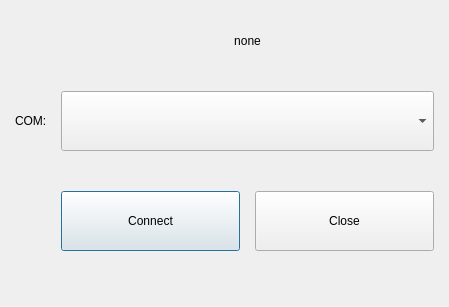
<?xml version="1.0" encoding="UTF-8"?>
<ui version="4.0">
 <class>mconnectDlg</class>
 <widget class="QDialog" name="mconnectDlg">
  <property name="geometry">
   <rect>
    <x>0</x>
    <y>0</y>
    <width>449</width>
    <height>307</height>
   </rect>
  </property>
  <property name="windowTitle">
   <string>Dialog</string>
  </property>
  <layout class="QGridLayout" name="gridLayout">
   <property name="bottomMargin">
    <number>0</number>
   </property>
   <item row="0" column="3">
    <spacer name="horizontalSpacer_2">
     <property name="orientation">
      <enum>Qt::Horizontal</enum>
     </property>
     <property name="sizeType">
      <enum>QSizePolicy::Fixed</enum>
     </property>
     <property name="sizeHint" stdset="0">
      <size>
       <width>4</width>
       <height>20</height>
      </size>
     </property>
    </spacer>
   </item>
   <item row="0" column="0">
    <spacer name="horizontalSpacer_3">
     <property name="orientation">
      <enum>Qt::Horizontal</enum>
     </property>
     <property name="sizeType">
      <enum>QSizePolicy::Fixed</enum>
     </property>
     <property name="sizeHint" stdset="0">
      <size>
       <width>4</width>
       <height>20</height>
      </size>
     </property>
    </spacer>
   </item>
   <item row="0" column="1" colspan="2">
    <layout class="QFormLayout" name="formLayout">
     <property name="verticalSpacing">
      <number>20</number>
     </property>
     <item row="1" column="0">
      <widget class="QLabel" name="label">
       <property name="minimumSize">
        <size>
         <width>0</width>
         <height>60</height>
        </size>
       </property>
       <property name="maximumSize">
        <size>
         <width>16777215</width>
         <height>60</height>
        </size>
       </property>
       <property name="text">
        <string>COM:</string>
       </property>
      </widget>
     </item>
     <item row="1" column="1">
      <widget class="QComboBox" name="mComBox">
       <property name="minimumSize">
        <size>
         <width>0</width>
         <height>60</height>
        </size>
       </property>
       <property name="maximumSize">
        <size>
         <width>16777215</width>
         <height>60</height>
        </size>
       </property>
      </widget>
     </item>
     <item row="2" column="0">
      <spacer name="horizontalSpacer">
       <property name="orientation">
        <enum>Qt::Horizontal</enum>
       </property>
       <property name="sizeHint" stdset="0">
        <size>
         <width>40</width>
         <height>20</height>
        </size>
       </property>
      </spacer>
     </item>
     <item row="2" column="1">
      <layout class="QHBoxLayout" name="horizontalLayout">
       <property name="topMargin">
        <number>20</number>
       </property>
       <item>
        <widget class="QPushButton" name="mConnectBtn">
         <property name="minimumSize">
          <size>
           <width>0</width>
           <height>60</height>
          </size>
         </property>
         <property name="maximumSize">
          <size>
           <width>16777215</width>
           <height>60</height>
          </size>
         </property>
         <property name="text">
          <string>Connect</string>
         </property>
        </widget>
       </item>
       <item>
        <spacer name="horizontalSpacer_4">
         <property name="orientation">
          <enum>Qt::Horizontal</enum>
         </property>
         <property name="sizeType">
          <enum>QSizePolicy::Fixed</enum>
         </property>
         <property name="sizeHint" stdset="0">
          <size>
           <width>15</width>
           <height>20</height>
          </size>
         </property>
        </spacer>
       </item>
       <item>
        <widget class="QPushButton" name="mCloseBtn">
         <property name="minimumSize">
          <size>
           <width>0</width>
           <height>60</height>
          </size>
         </property>
         <property name="maximumSize">
          <size>
           <width>16777215</width>
           <height>60</height>
          </size>
         </property>
         <property name="text">
          <string>Close</string>
         </property>
        </widget>
       </item>
      </layout>
     </item>
     <item row="0" column="1">
      <widget class="QLabel" name="mSnLab">
       <property name="minimumSize">
        <size>
         <width>0</width>
         <height>60</height>
        </size>
       </property>
       <property name="maximumSize">
        <size>
         <width>16777215</width>
         <height>60</height>
        </size>
       </property>
       <property name="text">
        <string>none</string>
       </property>
       <property name="alignment">
        <set>Qt::AlignCenter</set>
       </property>
      </widget>
     </item>
    </layout>
   </item>
  </layout>
 </widget>
 <resources/>
 <connections/>
</ui>
